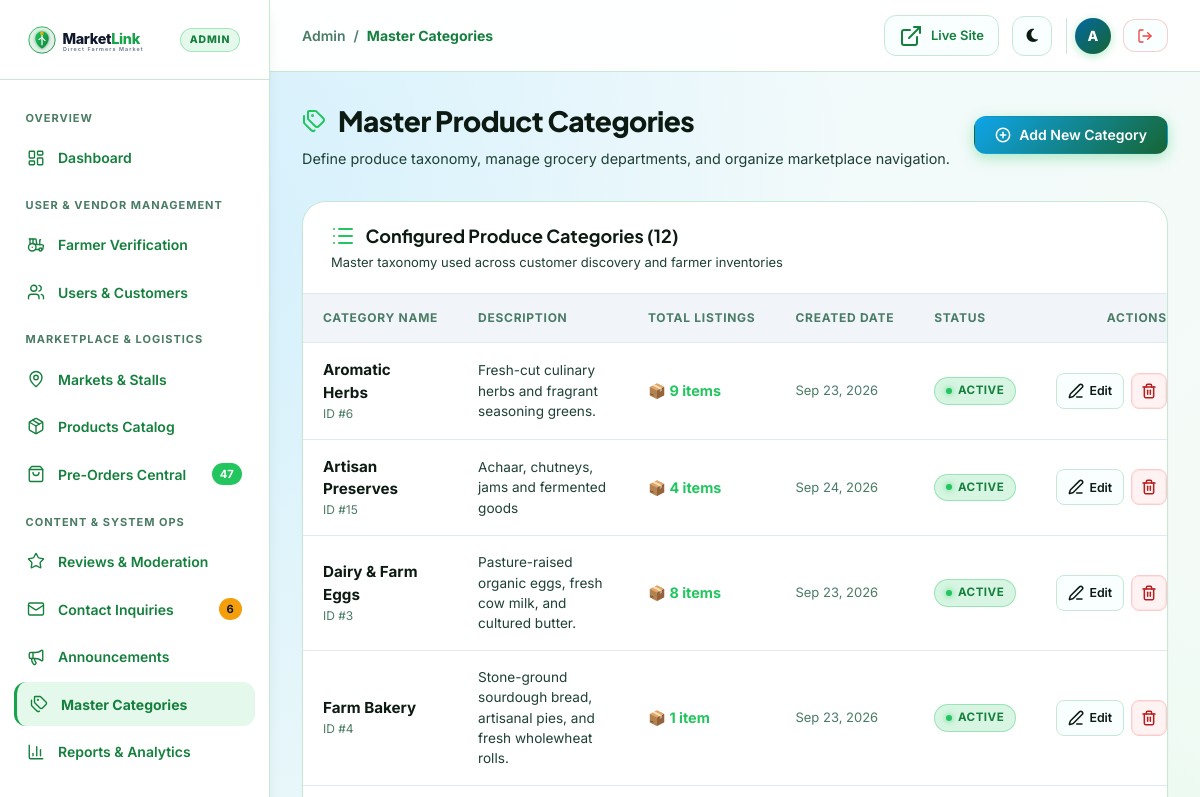
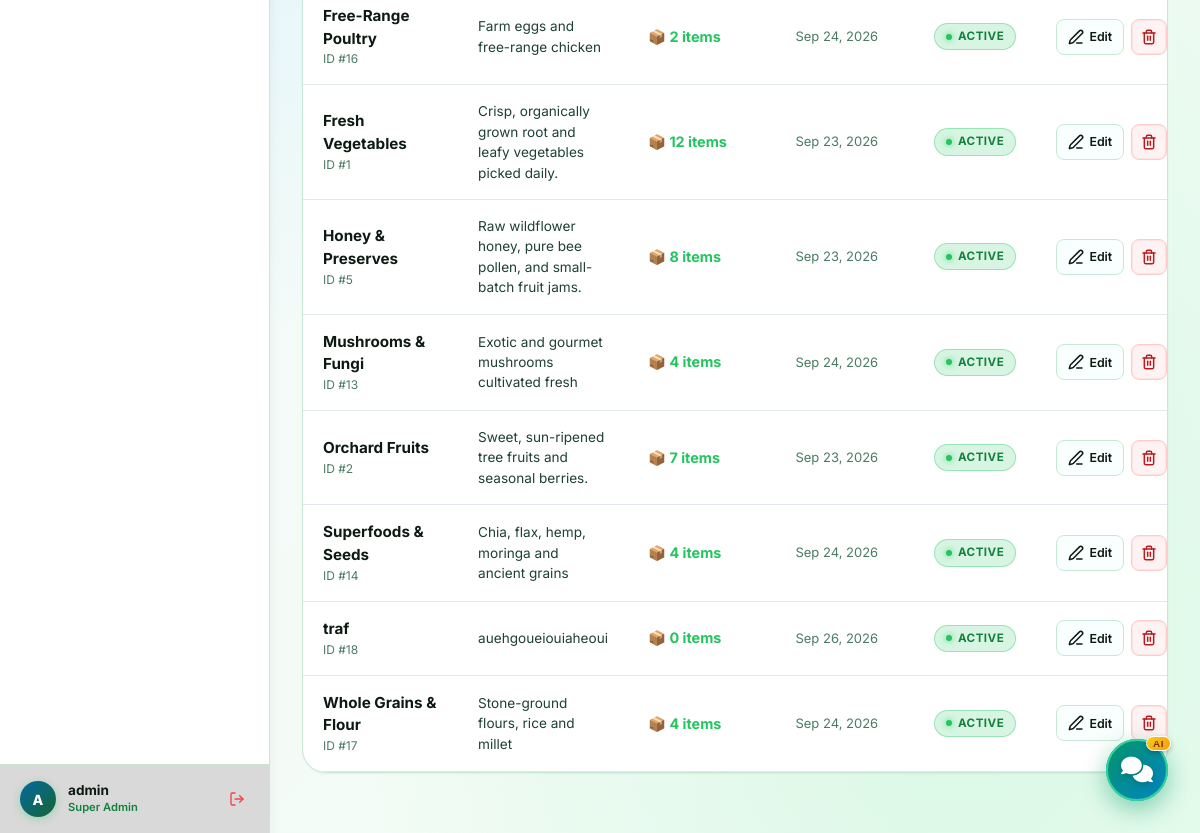
/admin/categories.php (signed in), run on an earlier commit of the app's database (2 pictures, top to bottom).
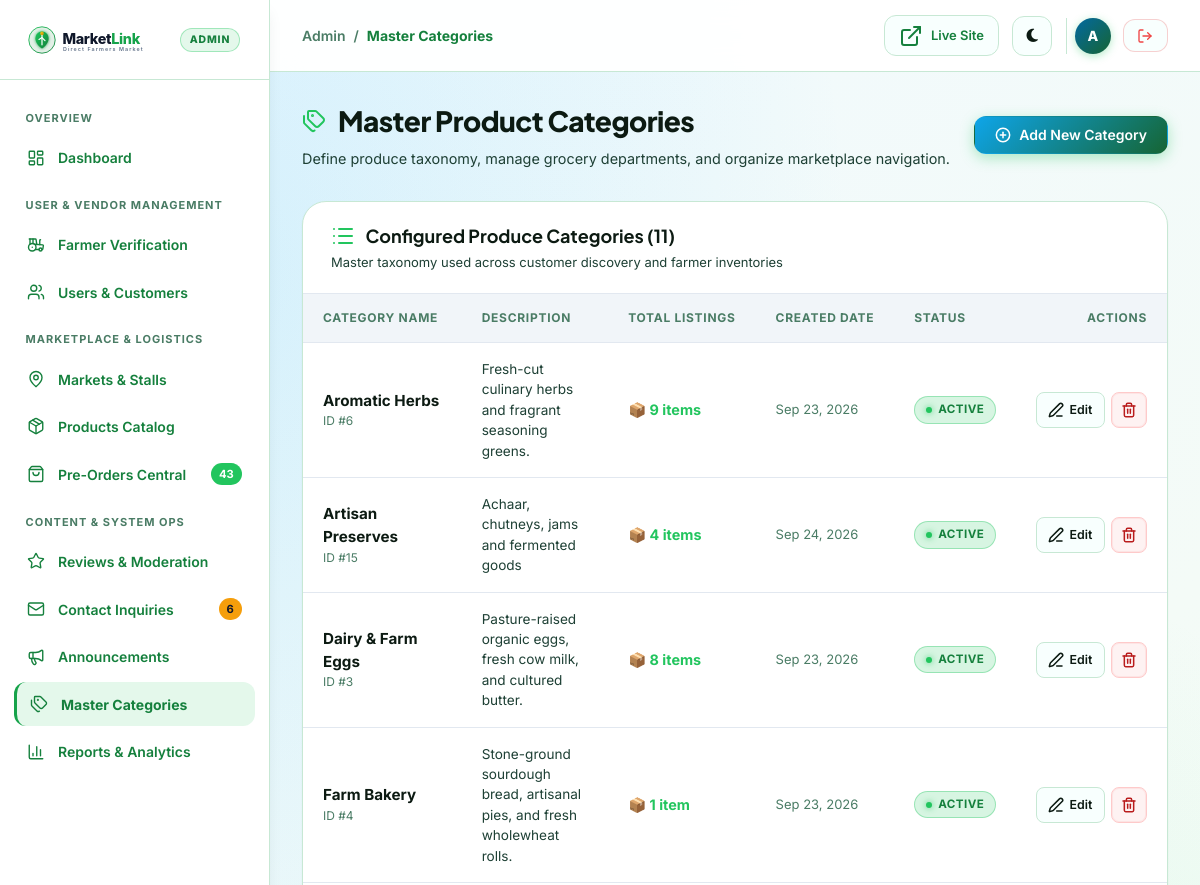
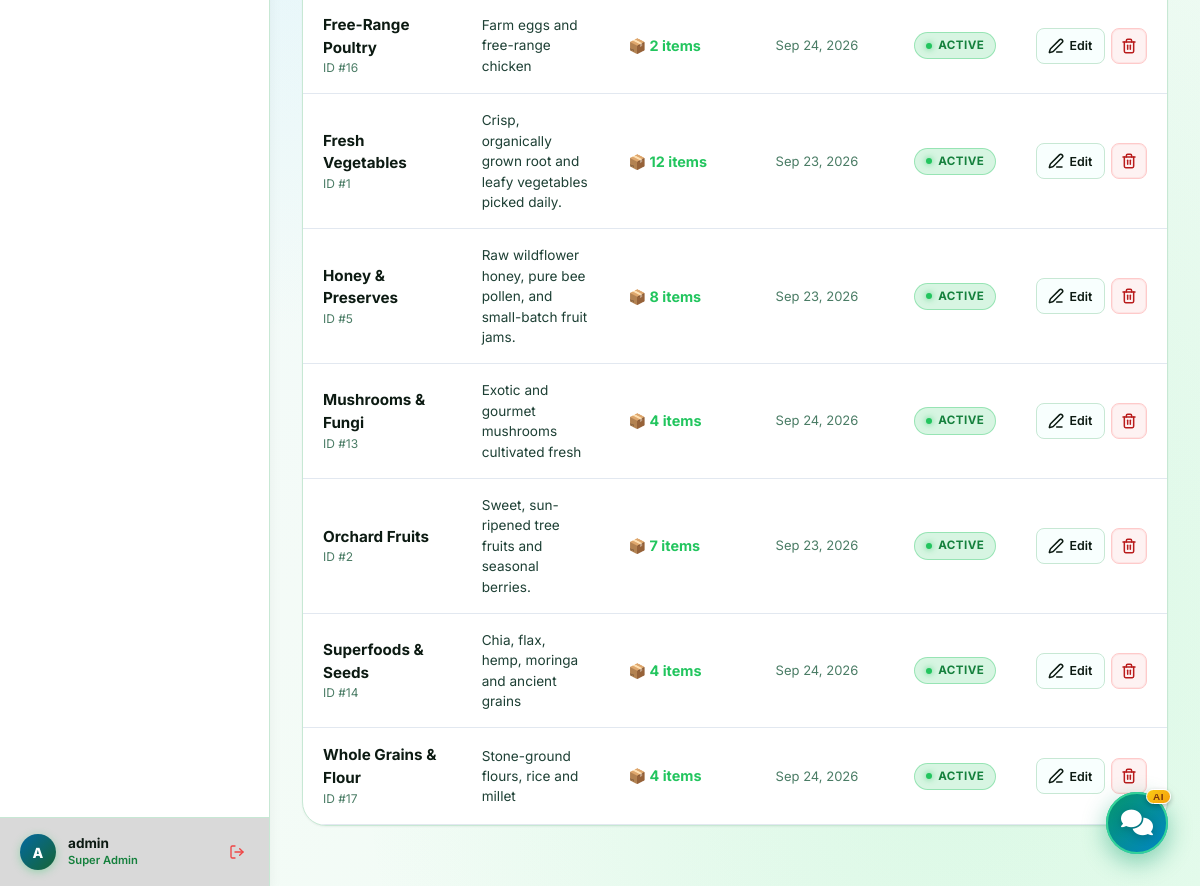
And on a later commit of the database (2 pictures, top to bottom).
### tables this page shows
CREATE TABLE `product_categories` (
  `category_id` int(11) NOT NULL,
  `category_name` varchar(50) NOT NULL,
  `description` varchar(255) DEFAULT NULL,
  `category_image` varchar(255) DEFAULT NULL,
  `is_active` tinyint(1) DEFAULT 1,
  `created_at` datetime DEFAULT current_timestamp()
);

### admin/categories.php (the view, shortened to what the changed rows need)
<?php
$activeNav = 'categories';
require_once __DIR__ . '/includes/admin_header.php';
$sql = "SELECT pc.*,
               COUNT(p.product_id) as total_products
        FROM product_categories pc
        LEFT JOIN products p ON pc.category_id = p.category_id
        GROUP BY pc.category_id
        ORDER BY pc.category_name ASC";
$categories = $pdo->query($sql)->fetchAll();
?>
<div class="admin-page-header">
  <div class="admin-page-title-group">
    <h1>
      <i data-lucide="tags" style="color:var(--admin-accent);"></i>
      Master Product Categories
    </h1>
  </div>
</div>
<div class="admin-card">
  <div class="admin-card-header">
    <div>
      <h3 class="admin-card-title">
        <i data-lucide="list" style="color:var(--admin-emerald);"></i>
        Configured Produce Categories (<?= count($categories) ?>)
      </h3>
      <p class="admin-card-subtitle">Master taxonomy used across customer discovery and farmer inventories</p>
    </div>
  </div>
  <div class="admin-table-container">
    <table class="admin-table">
      <thead>
        <tr>
          <th>Category Name</th>
          <th>Description</th>
          <th>Total Listings</th>
          <th>Created Date</th>
          <th>Status</th>
          <th style="text-align:right;">Actions</th>
        </tr>
      </thead>
      <tbody>
        <?php foreach ($categories as $c): ?>
          <tr>
            <td>
              <div style="font-weight:700; color:var(--admin-text-main); font-size:0.95rem;">
                <?= htmlspecialchars($c['category_name']) ?>
              </div>
              <div style="font-size:0.75rem; color:var(--admin-text-subtle);">ID #<?= $c['category_id'] ?></div>
            </td>
            <td style="max-width:320px; font-size:0.85rem; color:var(--admin-text-muted);">
              <?= htmlspecialchars($c['description'] ?: 'No category description provided.') ?>
            </td>
            <td>
              <span style="font-weight:700; font-size:0.9rem; color:var(--admin-accent);">
                📦 <?= $c['total_products'] ?> <?= $c['total_products'] == 1 ? 'item' : 'items' ?>
              </span>
            </td>
            <td style="font-size:0.8125rem; color:var(--admin-text-subtle);">
              <?= date('M d, Y', strtotime($c['created_at'])) ?>
            </td>
            <td>
              <span class="status-pill <?= $c['is_active'] ? 'active' : 'inactive' ?>">
                <?= $c['is_active'] ? 'Active' : 'Inactive' ?>
              </span>
            </td>
            <td style="text-align:right;">
              <div style="display:inline-flex; gap:0.4rem; justify-content:flex-end;">
                <button type="button" class="admin-btn admin-btn-secondary admin-btn-sm"
                        onclick='editCategory(<?= json_encode($c) ?>)'>
                  <i data-lucide="edit-3"></i> Edit
                </button>
                <button type="button" class="admin-btn admin-btn-danger admin-btn-sm"
                        onclick="deleteCategory(<?= $c['category_id'] ?>)">
                  <i data-lucide="trash-2"></i>
                </button>
              </div>
            </td>
          </tr>
        <?php endforeach; ?>
      </tbody>
    </table>
  </div>
</div>
<?php require_once __DIR__ . '/includes/admin_footer.php'; ?>

### admin/includes/admin_sidebar.php (shortened to what the changed rows need)
<aside class="admin-sidebar" id="adminSidebar">
  <nav class="admin-sidebar-nav">
    <a href="<?= BASE_URL ?>/admin/orders.php" class="admin-nav-link <?= ($activeNav === 'orders') ? 'active' : '' ?>">
      <div class="admin-nav-link-inner">
        <i data-lucide="shopping-bag"></i>
        <span>Pre-Orders Central</span>
      </div>
      <?php if (!empty($activeOrdersCount) && $activeOrdersCount > 0): ?>
        <span class="admin-badge-count"><?= $activeOrdersCount ?></span>
      <?php endif; ?>
    </a>
  </nav>
</aside>

What changed in the data, as far as the page shows it:
removed product_categories: category_name "traf", category_id "18", description "auehgoueiouiaheoui", total_products "0", shows "items", created_at "Sep 26, 2026", is_active "ACTIVE"
Also different on the page:
$activeOrdersCount: "47" → "43"
count($categories): "12" → "11"
